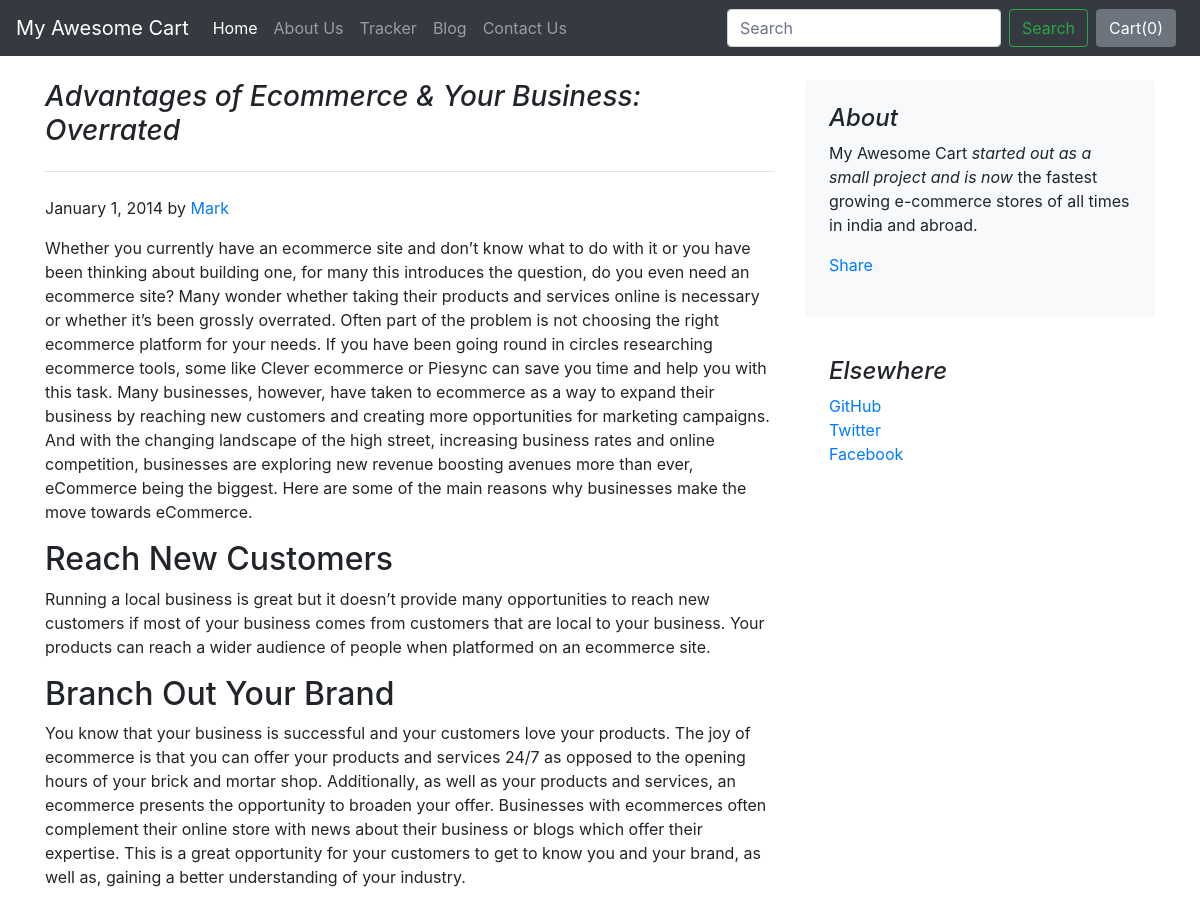
/blog/blogPost/1, run on the app's committed database.
### blog/models.py (models this page shows)
class BlogPost(models.Model):
    post_id = models.AutoField(primary_key=True)
    title = models.CharField(max_length=50)
    head0 = models.CharField(max_length=500, default="")
    chead0 = models.CharField(max_length=5000, default="")
    head1 = models.CharField(max_length=500, default="")
    chead1 = models.CharField(max_length=5000, default="")
    head2 = models.CharField(max_length=500, default="")
    chead2 = models.CharField(max_length=5000, default="")
    pub_date = models.DateField()
    thumbnail = models.ImageField(upload_to='shop/images', default="")
    def __str__(self):
        return self.title

### blog/views.py (the view)
# urls.py: path("blogPost/<int:id>", views.blogPost, name="blogHome"),
def blogPost(request, id):
	post = BlogPost.objects.filter(post_id = id)[0]
	print(post)
	return render(request, 'blog/blogPost.html', {'post':post})

### blog/templates/blog/blogPost.html (shortened to what this page needs)
{% extends 'blog/basics.html' %}
{% block body %}
<div class="container">
    <div class="row mt-4">
        <div class="col-md-8 blog-main">
            <h3 class="pb-4 mb-4 font-italic border-bottom">
                {{post.title}}
            </h3>
            <div class="blog-post">
                <p class="blog-post-meta">January 1, 2014 by <a href="#">Mark</a></p>
                <p>{{post.chead0}}</p>
                <h2>{{post.head1}}</h2>
                <p>{{post.chead1}}</p>
                <h2>{{post.head2}}</h2>
                <p>{{post.chead2}}</p>
            </div>
        </div>
        <aside class="col-md-4 blog-sidebar">
            <div class="p-4 mb-3 bg-light rounded">
                <h4 class="font-italic">About</h4>
                <p class="mb-0">My Awesome Cart <em>started out as a small project and is now</em> the fastest growing e-commerce stores of all times in india and abroad.</p>
                <div class="my-3 fb-share-button" data-href="http://127.0.0.1:8000/blog/blogPost/{{post.post_id}}" data-layout="button_count" data-size="large"><a target="_blank" href="https://www.facebook.com/sharer/sharer.php?u=http%3A%2F%2F127.0.0.1%3A8000%2Fblog%2FblogPost%2F4&amp;src=sdkpreparse" class="fb-xfbml-parse-ignore">Share</a></div>
            </div>
            <div class="p-4">
                <h4 class="font-italic">Elsewhere</h4>
                <ol class="list-unstyled">
                    <li><a href="#">GitHub</a></li>
                    <li><a href="#">Twitter</a></li>
                    <li><a href="#">Facebook</a></li>
                </ol>
            </div>
        </aside>
    </div>
</div>
{% endblock %}

### data on the page
BlogPost: title "Advantages of Ecommerce & Your Business: Overrated", chead0 "Whether you currently have an ecommerce site and don’t know what to do with it or you have been thinking about building one, for many this introduces the question, do you even need an ecommerce site? Many wonder whether taking their products and services online is necessary or whether it’s been grossly overrated. Often part of the problem is not choosing the right ecommerce platform for your needs. If you have been going round in circles researching ecommerce tools, some like Clever ecommerce or Piesync can save you time and help you with this task. Many businesses, however, have taken to ecommerce as a way to expand their business by reaching new customers and creating more opportunities…", head1 "Reach New Customers", chead1 "Running a local business is great but it doesn’t provide many opportunities to reach new customers if most of your business comes from customers that are local to your business. Your products can reach a wider audience of people when platformed on an ecommerce site.", head2 "Branch Out Your Brand", chead2 "You know that your business is successful and your customers love your products. The joy of ecommerce is that you can offer your products and services 24/7 as opposed to the opening hours of your brick and mortar shop. Additionally, as well as your products and services, an ecommerce presents the opportunity to broaden your offer. Businesses with ecommerces often complement their online store with news about their business or blogs which offer their expertise. This is a great opportunity for your customers to get to know you and your brand, as well as, gaining a better understanding of your industry."
